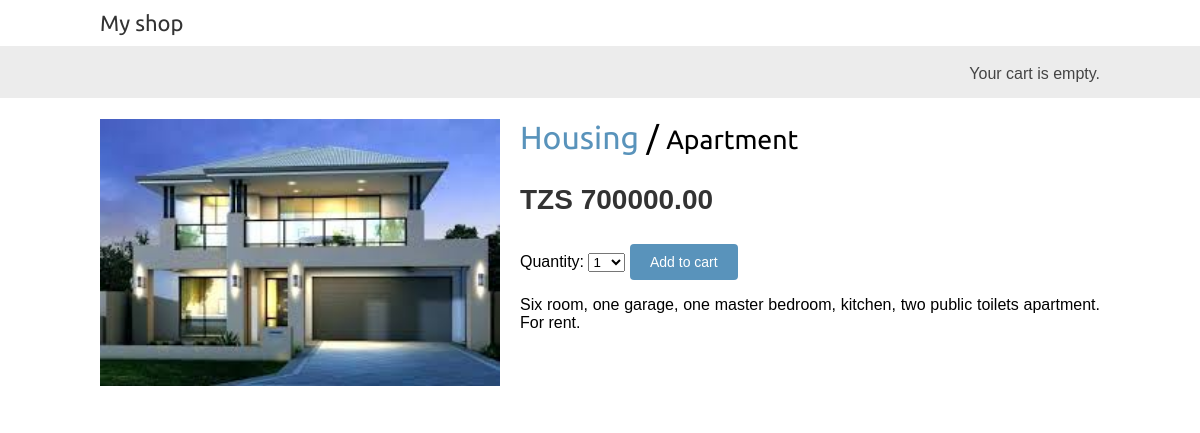
Screenshot of /2/apartment/ with the database file from the repository.
### shop/models.py (models this page shows, shortened)
class Product(models.Model):
    category = models.ForeignKey(Category, related_name='products', on_delete=models.CASCADE)
    name = models.CharField(max_length=200)
    slug = models.CharField(max_length=200)
    image = models.ImageField(upload_to='product/%Y/%m/%d', blank=True)
    description = models.TextField(blank=True)
    price = models.DecimalField(max_digits=10, decimal_places=2)
    available = models.BooleanField(default=True)
    created = models.DateTimeField(auto_now_add=True)
    updated = models.DateTimeField(auto_now=True)
    class Meta:
        ordering = ['name']
        indexes = [
            models.Index(fields=['id','slug']),
            models.Index(fields=['name']),
            models.Index(fields=['-created']),
        ]

class Category(models.Model):
    name = models.CharField(max_length=200)
    slug = models.SlugField(max_length=200, unique=True)
    class Meta:
        ordering=['name']
        indexes = [models.Index(fields=['name']),]
        verbose_name= 'category'
        verbose_name_plural = 'categories'
    def __str__(self):
        return self.name
    def get_absolute_url(self):
        return reverse('shop:product_list_by_category',args=[self.slug])

### shop/views.py (the view)
# urls.py: path('<int:id>/<slug:slug>/', views.product_detail, name='product_detail'),
def product_detail(request, id, slug):
    product = get_object_or_404(Product, id=id, slug=slug, available=True)
    cart_product_form = CartAddProductForm()
    return render (request,'shop/product/detail.html',{'product': product,
                                                       'cart_product_form': cart_product_form})

### cart/forms.py
class CartAddProductForm(forms.Form):
    quantity = forms.TypedChoiceField(choices=PRODUCT_QUATITY_CHOICES, coerce=int)
    override = forms.BooleanField(required=False,initial=False,widget=forms.HiddenInput)

### cart/cart.py (called while the page is built)
    def __len__(self):
        return sum(item['quantity'] for item in self.cart.values())

### cart/context_processors.py (called while the page is built)
def cart(request):
    return {'cart': Cart(request)}

### shop/templates/shop/product/detail.html (shortened to what this page needs)
{% extends "shop/_base.html" %}
{% load static %}
{% block content %}
    <div class="product-detail">
        <img src="{% if product.image %}{{ product.image.url }}{% else %}
        {% static "img/no_image.png" %}{% endif %}">
        <h1>
            <a href="{{ product.category.get_absolute_url }}">
             {{ product.category }}
            </a>/ <small>{{ product.name }}</small>
        </h1>
        <p class="price">TZS {{ product.price }}</p>
        <form action="{% url "cart:cart_add" product.id %}" method="post">
            {{ cart_product_form }}
            <input type="submit" value="Add to cart">
        </form>
        {{ product.description|linebreaks }}
    </div>
{% endblock %}

### shop/static/css/base.css (style rules this page uses)
body { margin: 0; padding: 0; font-family: helvetica, sans-serif; }
h1, h2, h3, h4, h5, h6 { font-family: 'Ubuntu', sans-serif; font-weight: normal; }
a { text-decoration: none; color: #5993bb; }
a.button, input[type="submit"] { color: #fff; background: #5993bb; border-radius: 4px; padding: 10px 20px; font-size: 14px; border: 0; }
.product-detail { text-align: justify; }
.product-detail .price { color: #333; font-size: 28px; font-weight: bold; }
.product-detail img { width: 40%; float: left; padding: 0 20px 20px 0; }
.product-detail h1 { margin-bottom: 0; }

### rows the page displays
Product: image (picture), category "Housing", name "Apartment", price "700000.00", description "Six room, one garage, one master bedroom, kitchen, two public toilets apartment. For rent."
